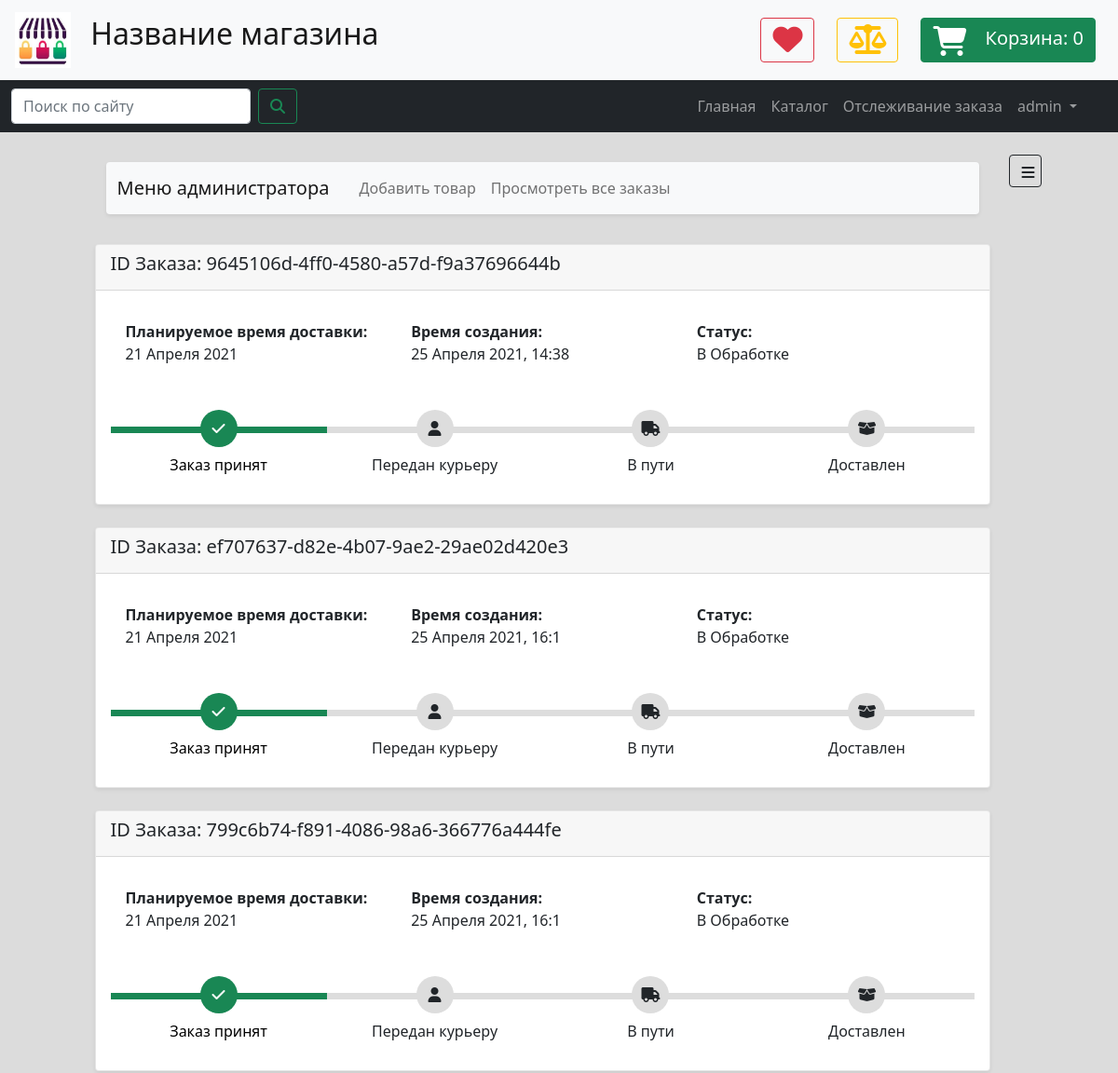
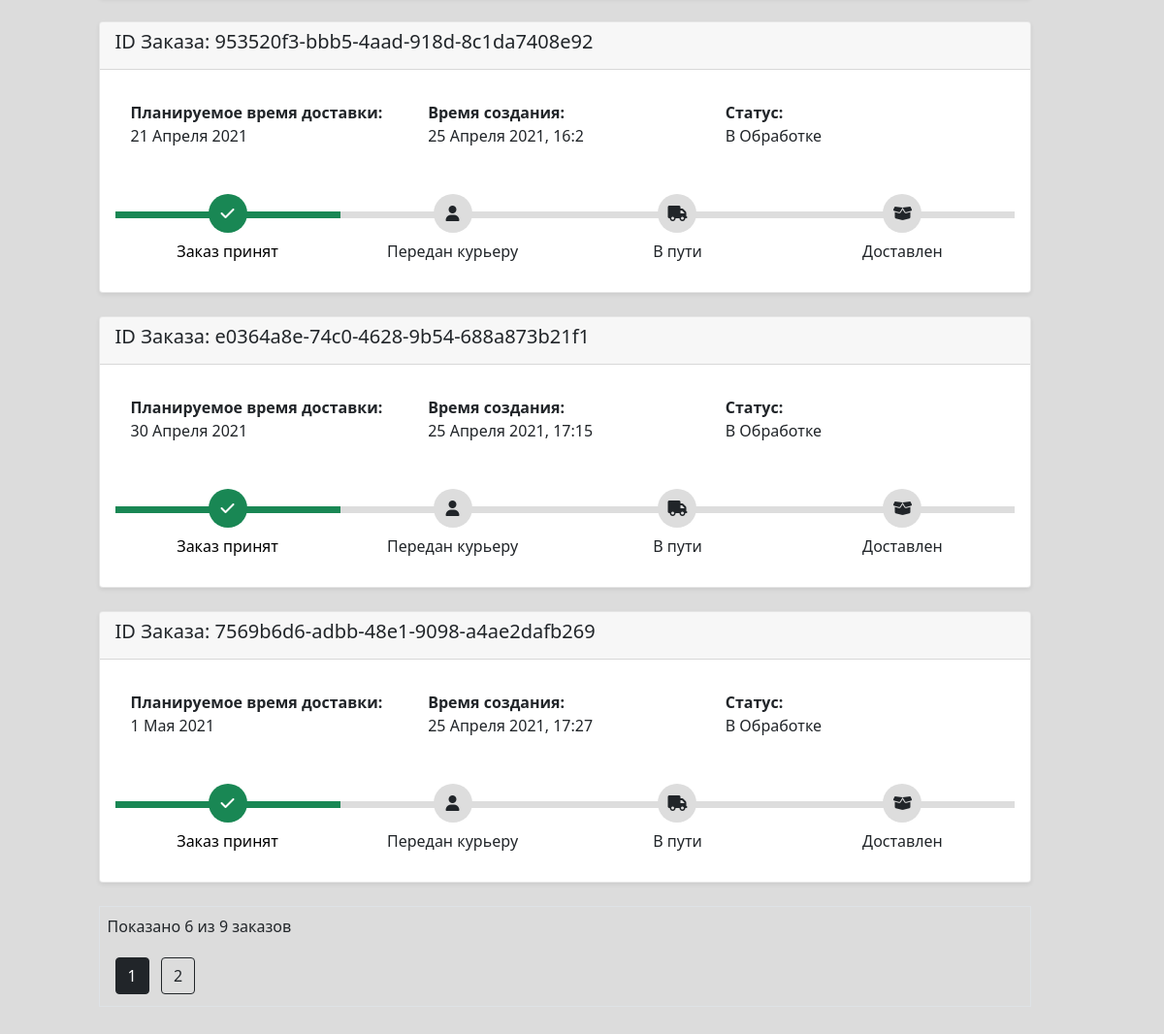
The page /orders (signed in) on the database as committed earlier (2 pictures, top to bottom).
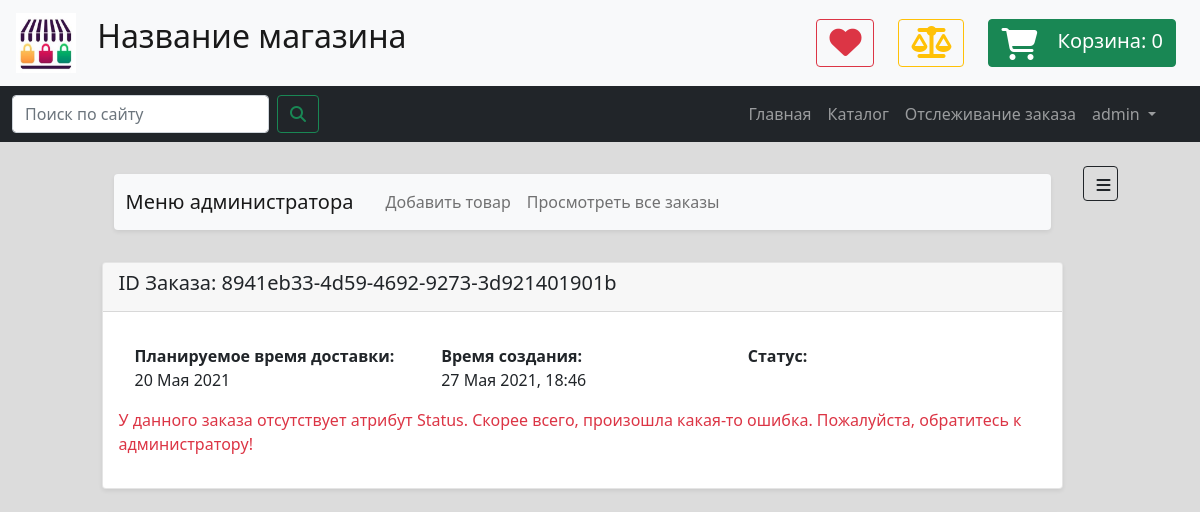
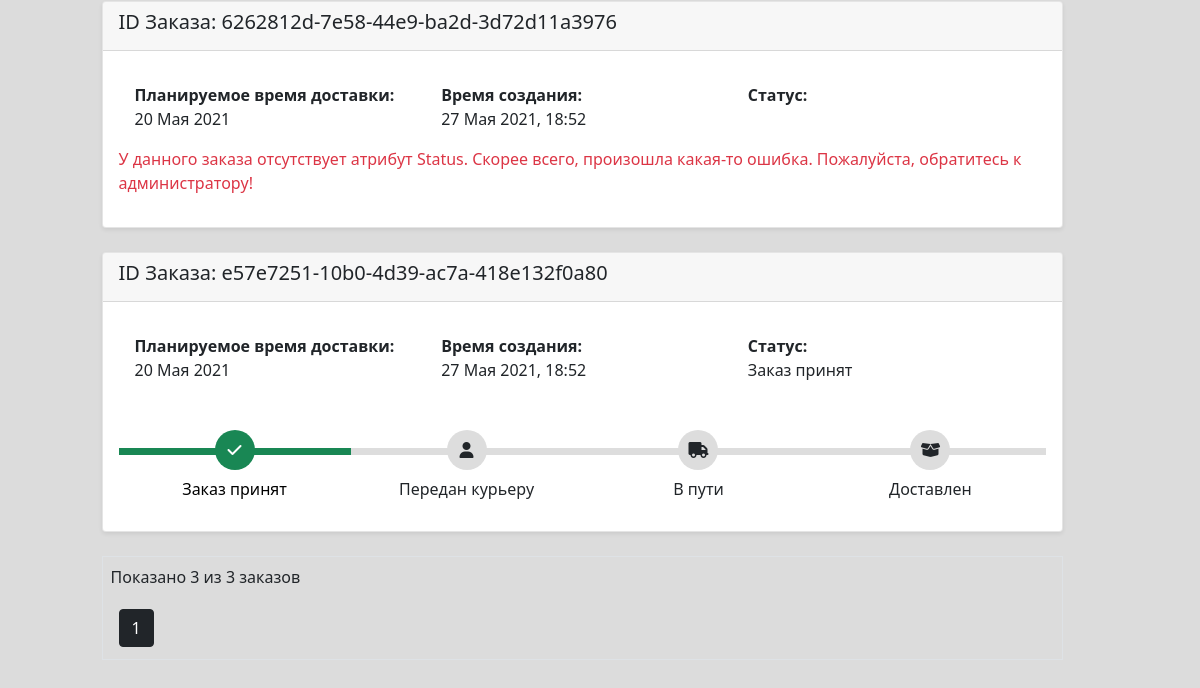
The same page on the database as committed later (2 pictures, top to bottom).
### data/users.py (models this page shows)
class User(SqlAlchemyBase, UserMixin, SerializerMixin):
    __tablename__ = 'users'
    id = sqlalchemy.Column(sqlalchemy.Integer,
                           primary_key=True, autoincrement=True)
    public_id = sqlalchemy.Column(sqlalchemy.String(50),
                                  unique=True,
                                  nullable=False,
                                  default=generate_uuid)
    is_admin = sqlalchemy.Column(sqlalchemy.Boolean, default=False, nullable=False)
    first_name = sqlalchemy.Column(sqlalchemy.String, nullable=True)
    last_name = sqlalchemy.Column(sqlalchemy.String, nullable=True)
    profile_pic_path = sqlalchemy.Column(sqlalchemy.String, nullable=False,
                                         default='img/user_pics/default_user.png')
    username = sqlalchemy.Column(sqlalchemy.String, nullable=False)
    email = sqlalchemy.Column(sqlalchemy.String,
                              index=True, unique=True, nullable=False)
    phone = sqlalchemy.Column(sqlalchemy.String, nullable=True)
    hashed_password = sqlalchemy.Column(sqlalchemy.String, nullable=False)
    created_date = sqlalchemy.Column(sqlalchemy.DateTime,
                                     default=datetime.datetime.now)
    bonus_points = sqlalchemy.Column(sqlalchemy.Integer, default=0, nullable=True)
    reviews = orm.relation("Review", back_populates='user')
    orders = orm.relation("Order", back_populates='user')
    location_id = sqlalchemy.Column(sqlalchemy.Integer,
                                    sqlalchemy.ForeignKey("locations.id"))
    address = orm.relation('Location')

### data/orders.py (models this page shows)
class Order(SqlAlchemyBase, SerializerMixin):
    __tablename__ = 'orders'
    id = sqlalchemy.Column(sqlalchemy.Integer,
                           primary_key=True, autoincrement=True)
    public_id = sqlalchemy.Column(sqlalchemy.String(50),
                                  unique=True,
                                  nullable=False,
                                  default=generate_uuid)
    description = sqlalchemy.Column(sqlalchemy.String, nullable=True)
    created_date = sqlalchemy.Column(sqlalchemy.DateTime,
                                     default=datetime.datetime.now)
    update_date = sqlalchemy.Column(sqlalchemy.DateTime,
                                     default=datetime.datetime.now)
    delivery_date = sqlalchemy.Column(sqlalchemy.DateTime)
    elements = orm.relation('OrderElement', back_populates='order')
    location_id = sqlalchemy.Column(sqlalchemy.Integer,
                                    sqlalchemy.ForeignKey("locations.id"))
    location = orm.relation('Location')
    status_id = sqlalchemy.Column(sqlalchemy.Integer,
                                  sqlalchemy.ForeignKey("order_statuses.id"))
    status = orm.relation('Status')
    user_id = sqlalchemy.Column(sqlalchemy.Integer,
                                sqlalchemy.ForeignKey("users.id"), nullable=True)
    user = orm.relation('User', back_populates='orders')

class Status(SqlAlchemyBase):
    __tablename__ = 'order_statuses'
    id = sqlalchemy.Column(sqlalchemy.Integer,
                           primary_key=True, autoincrement=True)
    name = sqlalchemy.Column(sqlalchemy.String, nullable=False, unique=True)
    full_name = sqlalchemy.Column(sqlalchemy.String, nullable=True)
    description = sqlalchemy.Column(sqlalchemy.String, nullable=True)

### routes/orders.py (the view)
@app.route('/orders')
@login_required
def orders_list_page():
    page = request.args.get('page', 1, type=int)
    db_sess = db_session.create_session()
    if current_user.is_admin:
        query = db_sess.query(Order)
    else:
        query = db_sess.query(Order).filter_by(user_id=current_user.id)
    orders = paginate(query, page, 6)
    template = render_template('orders_page.html',
                               title='Заказы',
                               orders=orders,
                               time_format_func=ru_format_str_time)
    db_sess.close()
    return template

### data/db_session.py (called while the page is built)
def create_session() -> Session:
    global __factory
    if __factory:
        return __factory()

### main.py (called while the page is built)
@login_manager.user_loader
def load_user(user_id):
    db_sess = db_session.create_session()
    user = db_sess.query(User).get(user_id)
    db_sess.close()
    return user

### tools.py (called while the page is built)
def paginate(query, page, per_page=20, error_out=True):
    if error_out and page < 1:
        abort(404)
    items = query.limit(per_page).offset((page - 1) * per_page).all()
    if not items and page != 1 and error_out:
        abort(404)
    if page == 1 and len(items) < per_page:
        total = len(items)
    else:
        total = query.order_by(None).count()
    return Pagination(query, page, per_page, total, items)

def ru_format_str_time(time: datetime.datetime, show_exact_time=True):
    s_month = MONTH_NAMES_RU[time.month]
    s_date = f'{time.day} {s_month} {time.year}'
    if show_exact_time:
        s_time = f', {time.hour}:{time.minute}'
    else:
        s_time = ''
    return s_date + s_time

### templates/orders_page.html
{% extends "main_template.html" %}
{% block content %}
    <link rel="stylesheet" href="{{ url_for('static', filename='css/orders_page_v13.css') }}">
    <div class="container">
        {% for order in orders.items %}
            <article class="card rounded shadow-sm mb-4">
                <header class="card-header">
                    <h5>ID Заказа: {{ order.public_id }}</h5>
                </header>
                <div class="card-body">
                    <div class="card-body row">
                        <div class="col"><strong>Планируемое время доставки:</strong><br>
                            {{ time_format_func(order.delivery_date, show_exact_time=False) }}
                        </div>
                        <div class="col"><strong>Время создания:</strong><br>
                            {{ time_format_func(order.created_date) }}
                        </div>
                        <div class="col"><strong>Статус:</strong><br>
                            {{ order.status.full_name }}
                        </div>
                    </div>
                    {% if order.status %}
                        <div class="track">
                            <div class="step {{ 'active' if order.status.id >= 1 else '' }}"><span class="icon"> <i
                                    class="fa fa-check"></i> </span> <span
                                    class="text"> Заказ принят </span></div>
                            <div class="step {{ 'active' if order.status.id >= 2 else '' }}"><span class="icon"> <i
                                    class="fa fa-user"></i> </span> <span
                                    class="text"> Передан курьеру </span></div>
                            <div class="step {{ 'active' if order.status.id >= 3 else '' }}"><span class="icon"> <i
                                    class="fa fa-truck"></i> </span> <span
                                    class="text"> В пути </span></div>
                            <div class="step {{ 'active' if order.status.id >= 4 else '' }}"><span class="icon"> <i
                                    class="fa fa-box-open"></i> </span> <span
                                    class="text"> Доставлен </span></div>
                        </div>
                    {% else %}
                        <p class="text-danger">
                            У данного заказа отсутствует атрибут Status.
                            Скорее всего, произошла какая-то ошибка.
                            Пожалуйста, обратитесь к администратору!
                        </p>
                    {% endif %}
                </div>
            </article>
        {% endfor %}
        <div class="mt-2 mb-2 p-2 border">
            <p class="text-dark">Показано {{ orders.items|length }} из {{ orders.total }} заказов</p>
            {% for page_num in orders.iter_pages(left_edge=1, right_edge=1, left_current=1, right_current=2) %}
                {% if page_num %}
                    {% if orders.page == page_num %}
                        <a href="{{ url_for('orders_list_page', page=page_num) }}"
                           class="btn btn-dark mt-1 mb-1 ms-2">
                            {{ page_num }}
                        </a>
                    {% else %}
                        <a href="{{ url_for('orders_list_page', page=page_num) }}"
                           class="btn btn-outline-dark mt-1 mb-1 ms-2">
                            {{ page_num }}
                        </a>
                    {% endif %}
                {% else %}
                    ...
                {% endif %}
            {% endfor %}
        </div>
    </div>
{% endblock content %}

### templates/main_template.html (shortened to what this page needs)
{% extends 'base.html' %}
{% block sidebar %}
    <button type="button"
            class="btn btn-outline-dark d-none d-md-block sticky-top"
            style="width: 35px; height: 35px; z-index: 1"
            id="open-sidebar-categories"
            aria-label="Open Sidebar">
        <i class="fa fa-bars"></i>
    </button>
{% endblock sidebar %}

### templates/base.html (shortened to what this page needs)
<!DOCTYPE html>
<html lang="en">
<head>
    {% set shop_name = 'Название магазина' %}
    <link href="https://cdn.jsdelivr.net/npm/bootstrap@5.0.0-beta3/dist/css/bootstrap.min.css" rel="stylesheet"
>
    <link rel="stylesheet" href="{{ url_for('static', filename='css/main_stylesheet_v12.css') }}">
</head>
<body>
<header>
    <nav class="navbar navbar-expand navbar-light bg-light">
        <a class="navbar-brand" href="#">
            <img src="{{ url_for('static', filename='img/logo.jpg') }}"
                 width="60" height="60" class="mx-3" alt="">
            <span class="h2 d-none d-sm-inline">{{ shop_name }}</span>
        </a>
        <div class="d-flex flex-row justify-content-end ms-auto me-2 me-md-4">
            <button type="button" class="btn btn-outline-danger ms-2 ms-md-4">
                <i class="fa fa-2x fa-heart"></i>
            </button>
            <button type="button" class="btn btn-outline-warning ms-2 ms-md-4">
                <i class="fa fa-2x fa-balance-scale"></i>
            </button>
            <a href="{{ url_for('cart_page') }}" type="button" class="btn btn-success ms-2 ms-md-4">
                <i class="fa fa-2x fa-shopping-cart me-3"
                   style="vertical-align: middle;"></i>
                <span style="font-size: 20px;" class="d-none d-md-inline">Корзина: </span>
                <span style="font-size: 20px;" id="cart-items-number">{{ session.get('cart', [])|length }}</span>
            </a>
        </div>
    </nav>
    <nav class="navbar navbar-expand-md navbar-dark bg-dark">
        <div class="container-fluid">
            <form class="d-flex me-5" action="{{ url_for('search_goods_page') }}" method="get">
                <input class="form-control me-2" type="text" name="query" placeholder="Поиск по сайту" aria-label="Search">
                <button class="btn btn-outline-success" type="submit"><i class="fa fa-search"></i></button>
            </form>
            <div class="collapse navbar-collapse me-4" id="navbarSupportedContent">
                <ul class="navbar-nav ms-auto mb-2 mb-lg-0">
                    <li class="nav-item">
                        <a class="nav-link" href="{{ url_for('index_page') }}">Главная</a>
                    </li>
                    <li class="nav-item">
                        <a class="nav-link" href="{{ url_for('categories_page') }}">Каталог</a>
                    <li class="nav-item">
                        <a class="nav-link" href="{{ url_for('orders_track') }}">Отслеживание заказа</a>
                    </li>
                    {% if current_user.is_authenticated %}
                        <li class="nav-item dropdown" style="z-index: 999">
                            <a class="nav-link dropdown-toggle" href="#" id="navbarDropdown" role="button"
                               data-bs-toggle="dropdown" aria-expanded="false">
                                {{ current_user.username }}
                            </a>
                        </li>
                    {% endif %}
                </ul>
            </div>
        </div>
    </nav>
</header>
<main role="main" class="m-2 m-md-4 mt-4">
    <div class="d-flex flex-row justify-content-between flex-fill ms-auto me-auto" style="max-width: 90%">
        <div class="me-2 ms-2 flex-fill">
            {% if current_user.is_authenticated and current_user.is_admin %}
                <div class="container mb-4 mt-2 pb-2 pe-4 ps-4">
                    <nav class="navbar navbar-expand-lg navbar-light bg-light rounded shadow-sm">
                        <div class="container-fluid">
                            <a class="navbar-brand me-4" href="#">Меню администратора</a>
                            <div class="collapse navbar-collapse" id="navbarNavAltMarkup">
                                <div class="navbar-nav">
                                    <a class="nav-link" href="{{ url_for('goods_add_page') }}">Добавить товар</a>
                                    <a class="nav-link" href="{{ url_for('orders_list_page') }}">Просмотреть все заказы</a>
                                </div>
                            </div>
                        </div>
                    </nav>
                </div>
            {% endif %}
            {% block content %}{% endblock %}
        </div>
        {% block sidebar %} {% endblock %}
    </div>
</main>
</body>
</html>

### static/css/main_stylesheet_v12.css (style rules this page uses)
body { background: #dcdcdc; }
.card { background: white; }

### static/css/orders_page_v13.css (style rules this page uses)
.card { position: relative; display: -webkit-box; display: -ms-flexbox; display: flex; -webkit-box-orient: vertical; -webkit-box-direction: normal; -ms-flex-direction: column; flex-direction: column; min-width: 0; word-wrap: break-word; background-color: #fff; background-clip: border-box; border: 1px solid rgba(0, 0, 0, 0.1); border-radius: 0.10rem }
.track { position: relative; background-color: #ddd; height: 7px; display: -webkit-box; display: -ms-flexbox; display: flex; margin-bottom: 60px; margin-top: 50px }
.track .step { -webkit-box-flex: 1; -ms-flex-positive: 1; flex-grow: 1; width: 25%; margin-top: -18px; text-align: center; position: relative }
.track .step.active:before { background: rgb(25, 135, 84) }
.track .step::before { height: 7px; position: absolute; content: ""; width: 100%; left: 0; top: 18px }
.track .step.active .icon { background: rgb(25, 135, 84); color: #fff }
.track .icon { display: inline-block; width: 40px; height: 40px; line-height: 40px; position: relative; border-radius: 100%; background: #ddd }
.track .step.active .text { font-weight: 400; color: #000 }
.track .text { display: block; margin-top: 7px }

Rows that differ between the two databases and show on the page:
removed Order: public_id "9645106d-4ff0-4580-a57d-f9a37696644b", delivery_date "21 Апреля 2021", created_date "25 Апреля 2021, 14:38", status.full_name "В Обработке"
removed Order: public_id "ef707637-d82e-4b07-9ae2-29ae02d420e3", delivery_date "21 Апреля 2021", created_date "25 Апреля 2021, 16:1", status.full_name "В Обработке"
removed Order: public_id "799c6b74-f891-4086-98a6-366776a444fe", delivery_date "21 Апреля 2021", created_date "25 Апреля 2021, 16:1", status.full_name "В Обработке"
removed Order: public_id "953520f3-bbb5-4aad-918d-8c1da7408e92", delivery_date "21 Апреля 2021", created_date "25 Апреля 2021, 16:2", status.full_name "В Обработке"
removed Order: public_id "e0364a8e-74c0-4628-9b54-688a873b21f1", delivery_date "30 Апреля 2021", created_date "25 Апреля 2021, 17:15", status.full_name "В Обработке"
removed Order: public_id "7569b6d6-adbb-48e1-9098-a4ae2dafb269", delivery_date "1 Мая 2021", created_date "25 Апреля 2021, 17:27", status.full_name "В Обработке"
added Order: public_id "8941eb33-4d59-4692-9273-3d921401901b", delivery_date "20 Мая 2021", created_date "27 Мая 2021, 18:46"
added Order: public_id "6262812d-7e58-44e9-ba2d-3d72d11a3976", delivery_date "20 Мая 2021", created_date "27 Мая 2021, 18:52"
added Order: public_id "e57e7251-10b0-4d39-ac7a-418e132f0a80", delivery_date "20 Мая 2021", created_date "27 Мая 2021, 18:52", status.full_name "Заказ принят"
Other text that changed with them:
{{ orders.items|length }}: "6" → "3"
{{ orders.total }}: "9" → "3"
list line gone: "2"
